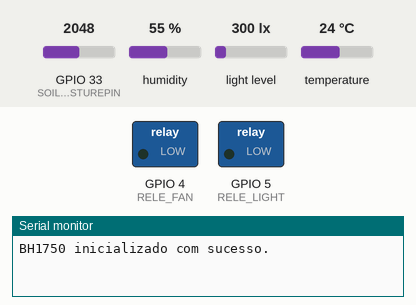
Bench run of a sketch on a simulated ESP32. Shown: switched loads named in the sketch (green lamp = pin HIGH), the last lines printed to the serial monitor. The test bench sets the inputs (shaded band); at power-on: light level 300 lx, temperature 24 °C, GPIO 33 (SOILMOISTUREPIN) = 2048, humidity 55 %. WiFi joins after 1.5 s; servers stay silent unless stated.

Above: at 3.1 s.
3.2 s: light level set to 55 lx
7.4 s: light level set to 46 lx
At 10.2 s:
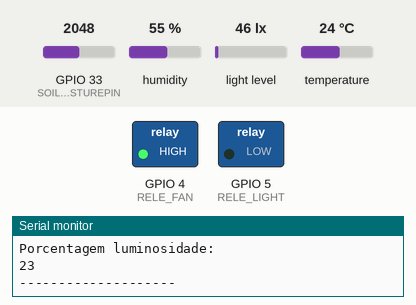
11.4 s: temperature set to 27 °C
At 14.5 s:
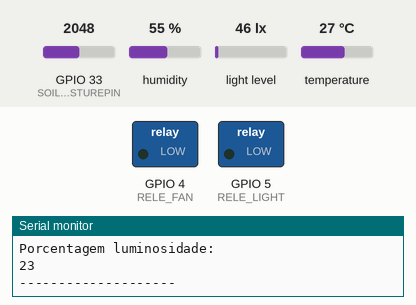
19.4 s: light level set to 500 lx
At 23.0 s:
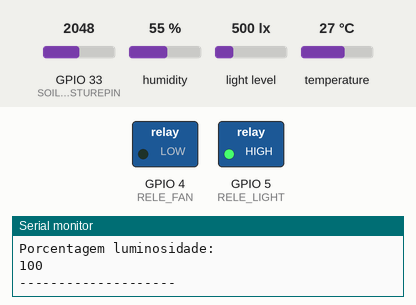
23.4 s: light level set to 40 lx
At 27.1 s:
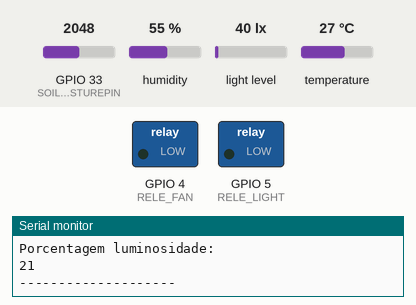
27.4 s: light level set to 1000 lx
At 30.2 s:
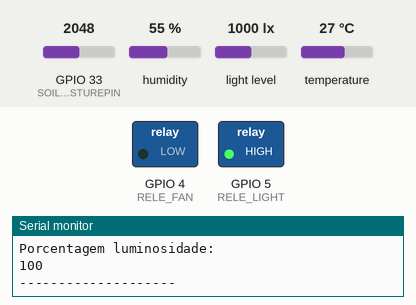
Timing chart, 0 to 31.7 s (numbered marks = the images above; inputs shaded):
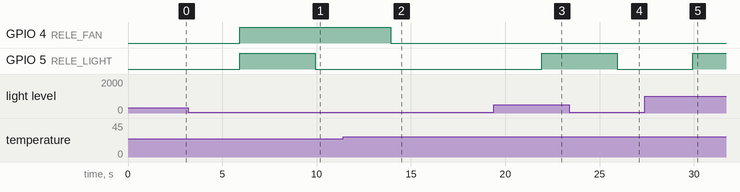

Measured:
- the behaviour switches between 50 and 49 lx on light level (found by bisection; images 0 and 1)
- the behaviour switches between 25 and 26 °C on temperature (found by bisection; images 1 and 2)
- after the input at 7.4 s, GPIO 5 (RELE_LIGHT): HIGH → LOW after 2.5 s
- after the input at 11.4 s, GPIO 4 (RELE_FAN): HIGH → LOW after 2.5 s
- after the input at 19.4 s, GPIO 5 (RELE_LIGHT): LOW → HIGH after 2.5 s
- after the input at 23.4 s, GPIO 5 (RELE_LIGHT): HIGH → LOW after 2.5 s
- after the input at 27.4 s, GPIO 5 (RELE_LIGHT): LOW → HIGH after 2.5 s

The sketch:

main.ino
```cpp
// Conexão com o Blynk
#define BLYNK_TEMPLATE_ID "TMPL27qJEmJdg"
#define BLYNK_TEMPLATE_NAME "Felipe Barbosa dos Santos"
#define BLYNK_AUTH_TOKEN "QfilIM9eMwz5iAKfArgc7Xc9p8HzIrNk"
#define BLYNK_PRINT Serial

#include <BlynkSimpleEsp32.h> // Biblioteca para conectar o ESP32 ao Blynk
#include <WiFi.h>            // Biblioteca para gerenciar conexão WiFi
#include <DHT.h>             // Biblioteca para o sensor de temperatura e umidade DHT11
#include <Wire.h>            // Biblioteca para comunicação I2C
#include <BH1750.h>          // Biblioteca para o sensor de luminosidade BH1750

// Constantes
#define DHTPIN 32
#define DHTTYPE DHT11
#define SOILMOISTUREPIN  33
#define RELE_FAN 4
#define RELE_LIGHT 5
#define limitTemperature 25
#define limitLight 50

// Informações para conectar o ESP32 à rede WiFi e ao Blynk
char auth[] = BLYNK_AUTH_TOKEN; // Token do Blynk
char ssid[] = "...";            // Nome da rede WiFi
char pass[] = "505283fb";       // Senha da rede WiFi

// Definindo objetos
DHT dht(DHTPIN, DHTTYPE);
BH1750 bh1750;
BlynkTimer timer;

void sendSensorData() {
    // Leituras dos sensores
    float temperature = dht.readTemperature();
    float humidity = dht.readHumidity();
    int soilMoisture = analogRead(SOILMOISTUREPIN);
    float light = bh1750.readLightLevel(); // Leitura da luminosidade em lux

    int percentSoilMoisture = map(soilMoisture, 1490, 1100, 0, 100);
    percentSoilMoisture = constrain(percentSoilMoisture, 0, 100);

    int percentLight = map(light, 0, 190, 0, 100);
    percentLight = constrain(percentLight, 0, 100);

    // Verifica funcionamento do DHT11
    if (isnan(temperature) || isnan(humidity)) {
      Serial.println("Falha ao ler sensor DHT");
      return; // Encerra a função se houver erro no DHT
    }

    activeFan(temperature);  // Chamando a função que ativa as ventoinhas
    activeLight(light);      // Chamando a função que ativa os LEDs

    // Enviando dados para o Blynk
    Blynk.virtualWrite(V3, percentSoilMoisture); // Umidade do solo
    Blynk.virtualWrite(V1, humidity);           // Umidade do ar
    Blynk.virtualWrite(V0, temperature);        // Temperatura
    Blynk.virtualWrite(V2, percentLight);       // Luminosidade em lux


    // Exibindo dados no monitor serial
    Serial.println("Temperatura: ");
    Serial.println(temperature);
    Serial.println("Umidade do ar: ");
    Serial.println(humidity);
    Serial.println("Umidade do solo bruta: ");
    Serial.println(soilMoisture);
    Serial.println("Umidade do solo: ");
    Serial.println(percentSoilMoisture);
    Serial.println("Luminosidade bruta (lux): ");
    Serial.println(light);
    Serial.println("Porcentagem luminosidade: ");
    Serial.println(percentLight);
    Serial.println("--------------------");
}

void activeFan(float temperature) {
  if (temperature > limitTemperature) {
    digitalWrite(RELE_FAN, LOW); // Liga as ventoinhas
    Serial.println("Ventoinhas ligadas");
  }else {
    digitalWrite(RELE_FAN, HIGH);
  }
}

void activeLight(float light) {
  if (light < limitLight) {
    digitalWrite(RELE_LIGHT, LOW);
    Serial.println("LEDs ligados");
  } else {
    digitalWrite(RELE_LIGHT, HIGH);
  }
}

void setup() {
  Serial.begin(115200); // Inicialização do monitor serial
  pinMode(RELE_FAN, OUTPUT);
  pinMode(RELE_LIGHT, OUTPUT);
  pinMode(SOILMOISTUREPIN, INPUT); // Configuração do pino do sensor de umidade do solo como entrada

  dht.begin();     // Inicializando o sensor DHT
  Wire.begin(21, 22); // Inicializando o barramento I2C nos pinos personalizados (SCL, SDA)

  // Inicializando o sensor BH1750
  if (!bh1750.begin(BH1750::CONTINUOUS_LOW_RES_MODE)) {
    Serial.println("Falha ao inicializar o BH1750. Verifique as conexões.");
    while (1); // Para o programa se der erro
  } else {
    Serial.println("BH1750 inicializado com sucesso.");
  }

    delay(100); // Atraso para garantir que todos os sensores estejam prontos
    Blynk.begin(auth, ssid, pass);   // Conexão ao Blynk
    timer.setInterval(4000L, sendSensorData); // Configuração do timer para leituras a cada 5 segundos
}

void loop() {
  Blynk.run(); // Gerenciando a comunicação com o Blynk
  timer.run(); // Executando as funções agendadas pelo timer
}
```
